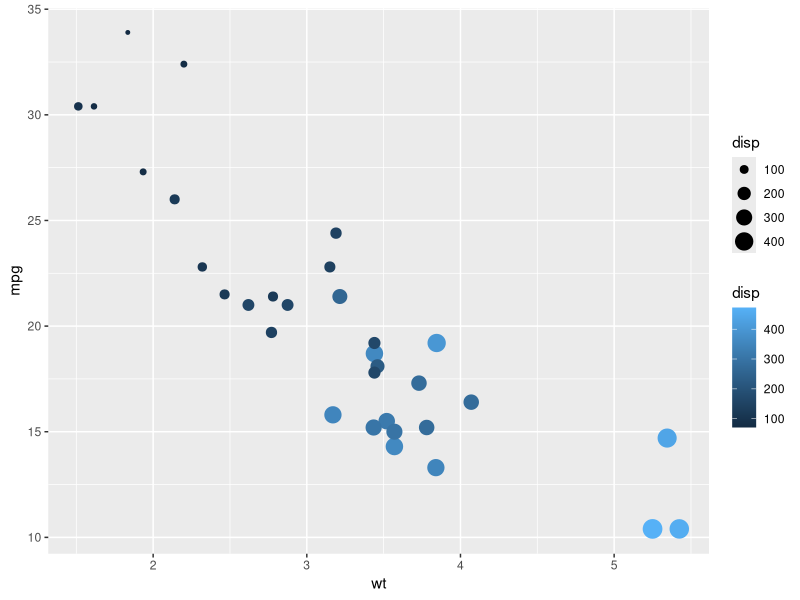

R code for this plot:
# Introduction to Data Visualization with ggplot2 ----

## ggplot2 aesthetic ----

# Restart Environment ----
rm(list = ls())

# Load data set ----
mtcars

# Load library ----
library(ggplot2)

# Code 1 ----

# Explore the mtcars data frame with str()
str(mtcars)

# Change the color aesthetic to a size aesthetic
ggplot(mtcars, aes(wt, mpg, color = disp, size = disp)) + # adding color and size argument
  geom_point()


